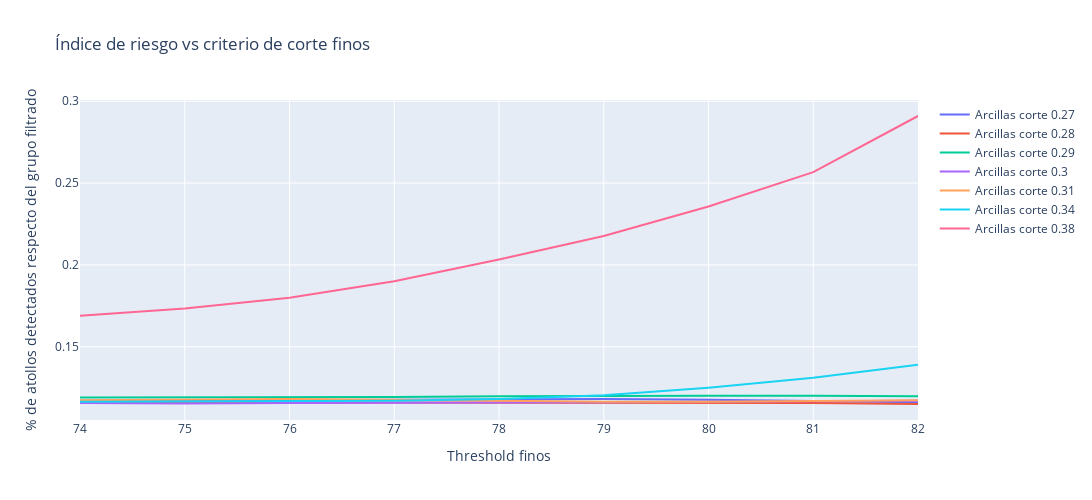

Notebook cell for this chart:
### Code cell
fig = go.Figure()
for i in df_risk.threshold_arcilla.unique():
    # Create traces

    #fig.add_trace(go.Scatter(x=dic_data[0]['threshold_finos'], y=dic_data[0]['probability'],mode='lines',name='Arcillas corte 0'))
    #fig.add_trace(go.Scatter(x=dic_data[0.25]['threshold_finos'], y=dic_data[0.25]['probability'],mode='lines',name='Arcillas corte 0.25'))
    fig.add_trace(go.Scatter(x=df_risk.query(f"threshold_arcilla=={i}")['threshold_finos'], y=df_risk.query(f"threshold_arcilla=={i}")['probability'],mode='lines',name=f'Arcillas corte {i}'))

fig.update_layout(height=500,width=1200,title_text="Índice de riesgo vs criterio de corte finos")
fig.update_xaxes(title_text="Threshold finos" )
fig.update_yaxes(title_text="% de atollos detectados respecto del grupo filtrado")
fig.show()

### Figure 1 — Plotly figure (JSON) as saved in the notebook; plotly's stock layout.template omitted (floating-point values rounded to 4 significant figures)
{"data": [{"mode": "lines", "name": "Arcillas corte 0.27", "type": "scatter", "x": [74, 75, 76, 77, 78, 79, 80, 81, 82], "y": [0.117, 0.117, 0.1173, 0.1177, 0.118, 0.118, 0.1177, 0.117, 0.116]}, {"mode": "lines", "name": "Arcillas corte 0.28", "type": "scatter", "x": [74, 75, 76, 77, 78, 79, 80, 81, 82], "y": [0.116, 0.116, 0.116, 0.116, 0.116, 0.116, 0.116, 0.1157, 0.115]}, {"mode": "lines", "name": "Arcillas corte 0.29", "type": "scatter", "x": [74, 75, 76, 77, 78, 79, 80, 81, 82], "y": [0.119, 0.119, 0.119, 0.1193, 0.1197, 0.12, 0.12, 0.12, 0.1197]}, {"mode": "lines", "name": "Arcillas corte 0.3", "type": "scatter", "x": [74, 75, 76, 77, 78, 79, 80, 81, 82], "y": [0.1157, 0.1153, 0.1157, 0.1157, 0.116, 0.116, 0.1163, 0.1167, 0.117]}, {"mode": "lines", "name": "Arcillas corte 0.31", "type": "scatter", "x": [74, 75, 76, 77, 78, 79, 80, 81, 82], "y": [0.1173, 0.1177, 0.118, 0.1177, 0.117, 0.1163, 0.1163, 0.1167, 0.1173]}, {"mode": "lines", "name": "Arcillas corte 0.34", "type": "scatter", "x": [74, 75, 76, 77, 78, 79, 80, 81, 82], "y": [0.1163, 0.1167, 0.117, 0.117, 0.118, 0.1203, 0.125, 0.131, 0.139]}, {"mode": "lines", "name": "Arcillas corte 0.38", "type": "scatter", "x": [74, 75, 76, 77, 78, 79, 80, 81, 82], "y": [0.169, 0.1733, 0.18, 0.19, 0.2033, 0.2177, 0.2357, 0.2567, 0.291]}], "layout": {"height": 500, "title": {"text": "Índice de riesgo vs criterio de corte finos"}, "width": 1200, "xaxis": {"title": {"text": "Threshold finos"}}, "yaxis": {"title": {"text": "% de atollos detectados respecto del grupo filtrado"}}}}
